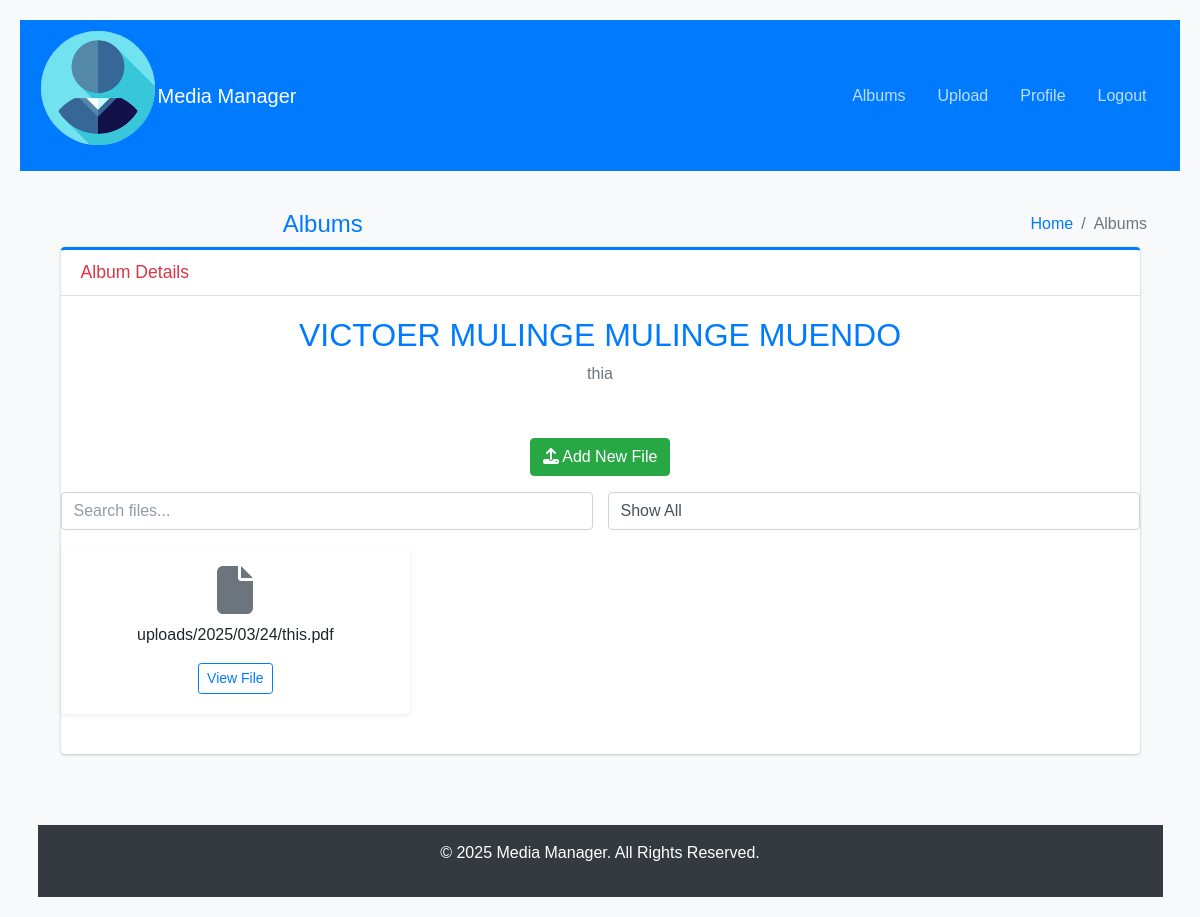
Page /albums/5/ (signed in) on the committed database.
### storage/models.py (models this page shows, shortened)
class Album(models.Model):
    name = models.CharField(max_length=255, unique=True)
    description = models.TextField(blank=True)
    created_at = models.DateTimeField(auto_now_add=True)

class MediaFile(models.Model):
    FILE_TYPES = [
        ('image', 'Image'),
        ('video', 'Video'),
        ('document', 'Document'),
        ('other', 'Other'),
    ]
    album = models.ForeignKey(Album, on_delete=models.CASCADE, related_name='media_files')
    file = models.FileField(upload_to='uploads/%Y/%m/%d/')
    file_type = models.CharField(max_length=10, choices=FILE_TYPES)
    uploaded_at = models.DateTimeField(auto_now_add=True)

### storage/views.py (the view)
# urls.py: path('albums/<int:album_id>/', views.album_detail, name='album_detail'),
@login_required
def album_detail(request, album_id):
    album = get_object_or_404(Album, id=album_id)
    media_files = album.media_files.all()
    return render(request, 'storage/album_detail.html', {'album': album, 'media_files': media_files})

### storage/templates/storage/album_detail.html (shortened to what this page needs)
{% extends "base.html" %}
{% load static %}
{% block content %}
<div class="wrapper">
    <div class="content-header">
        <div class="container-fluid">
            <div class="row mb-2">
                <div class="col-sm-6">
                    <h4 class="m-0 text-primary">Albums</h4>
                </div>
                <div class="col-sm-6">
                    <ol class="breadcrumb float-sm-right">
                        <li class="breadcrumb-item"><a href="{% url 'home' %}">Home</a></li>
                        <li class="breadcrumb-item active">Albums</li>
                    </ol>
                </div>
            </div>
            <div class="content">
                <div class="container-fluid">
                    <div class="row mb-3">
                        <div class="col-lg-12">
                            <div class="card card-primary card-outline">
                                <div class="card-header">
                                    <h3 class="card-title text-danger">Album Details</h3>
                                </div>
                                <div class="card-body text-center">
                                    <h2 class="text-primary">{{ album.name }}</h2>
                                    <p class="text-muted">{{ album.description }}</p>
                                </div>
                                <div class="text-center my-3">
                                    <button class="btn btn-success" data-bs-toggle="modal" data-bs-target="#addFileModal">
                                        <i class="fas fa-upload"></i> Add New File
                                    </button>
                                </div>
                                <div class="row mb-3">
                                    <div class="col-md-6">
                                        <input type="text" id="searchBox" class="form-control" placeholder="Search files...">
                                    </div>
                                    <div class="col-md-6">
                                        <select id="fileFilter" class="form-control">
                                            <option value="all">Show All</option>
                                        </select>
                                    </div>
                                </div>
                                <div class="row" id="fileContainer">
                                    {% for file in media_files %}
                                        <div class="col-md-4 col-sm-6 mb-4 file-item" data-type="{{ file.file_type }}">
                                            <div class="card shadow-sm border-0">
                                                <div class="card-body text-center">
                                                    {% if file.file_type == 'image' %}
                                                        <a href="{{ file.file.url }}" target="_blank">
                                                            <img src="{{ file.file.url }}" alt="Image" class="img-fluid rounded">
                                                        </a>
                                                    {% elif file.file_type == 'video' %}
                                                        <video class="img-fluid rounded" controls>
                                                            <source src="{{ file.file.url }}" type="video/mp4">
                                                        </video>
                                                    {% else %}
                                                        <a href="{{ file.file.url }}" target="_blank">
                                                            <i class="fas fa-file fa-3x text-secondary"></i>
                                                        </a>
                                                    {% endif %}
                                                    <p class="mt-2">{{ file.file.name }}</p>
                                                    <a href="{{ file.file.url }}" target="_blank" class="btn btn-sm btn-outline-primary">View File</a>
                                                </div>
                                            </div>
                                        </div>
                                    {% empty %}
                                        <div class="col-12 text-center">
                                            <p class="text-muted">No files uploaded yet.</p>
                                        </div>
                                    {% endfor %}
                                </div>
                            </div>
                        </div>
                    </div>
                </div>
            </div>
        </div>
    </div>
{% endblock %}

### storage/templates/base.html (style rules this page uses)
body { font-family: 'Arial', sans-serif; background-color: #f8f9fa; margin: 0; padding: 20px; text-align: center; }

### rows in the picture
Album: name "VICTOER MULINGE MULINGE MUENDO", description "thia"
MediaFile: file.name "uploads/2025/03/24/this.pdf"
